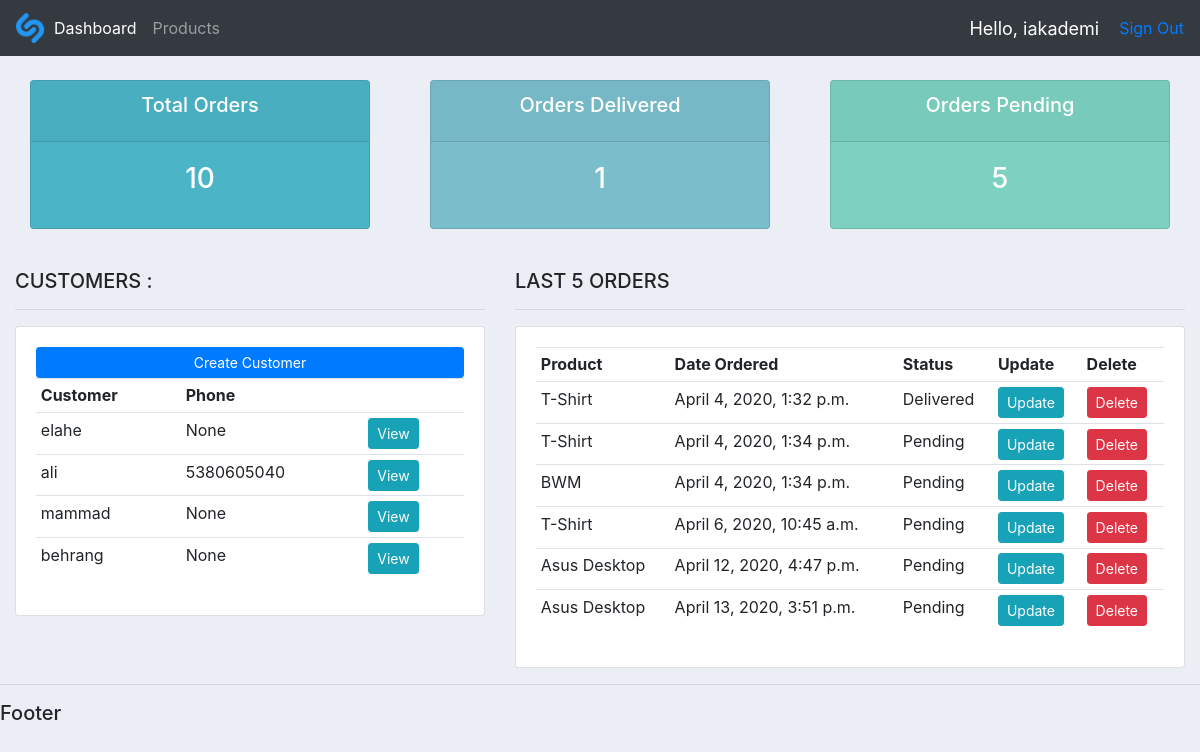
The app's page / (signed in) with its own data.
### accounts/models.py (models this page shows, shortened)
class Customer(models.Model):
    user = models.OneToOneField(User, null=True, on_delete=models.CASCADE)
    name = models.CharField(max_length=200, null=True)
    phone = models.CharField(max_length=20, null=True)
    email = models.CharField(max_length=200, null=True)
    dateCreated = models.DateTimeField(auto_now_add=True, null=True)
    profilePicture = models.ImageField(null=True, blank=True)

class Order(models.Model):
    Status = (
        ('Pending', 'Pending'),
        ('Out of Delivery', 'Out Of Delivery'),
        ('Delivered', 'Delivered')
    )
    customer = models.ForeignKey(Customer, null=True, on_delete=models.SET_NULL)
    product = models.ForeignKey(Product, null=True, on_delete=models.SET_NULL)
    dateCreated = models.DateTimeField(auto_now_add=True, null=True)
    status = models.CharField(max_length=200, null=True, choices=Status, default='Pending')
    note = models.CharField(max_length=1000, null=True)
    adet = models.IntegerField(null=True)
    totalCost= models.IntegerField(null=True)

class Product(models.Model):
    Category = (
        ('Indoor', 'Indoor'),
        ('Outdoor', 'Outdoor'),
        ('Electronic', 'Electronic')
    )
    name = models.CharField(max_length=200, null=True)
    price = models.FloatField(null=True)
    category = models.CharField(max_length=200, null=True, choices=Category)
    description = models.CharField(max_length=200, null=True)
    dateCreated = models.DateTimeField(auto_now_add=True, null=True)
    tags = models.ManyToManyField(Tag)
    def __str__(self):
        return self.name

### accounts/decorators.py (the view)
    def wrapper_function(request, *args, **kwargs):
        group = None
        if request.user.groups.exists():
            group = request.user.groups.all()[0].name
        if group == 'customer':
            return redirect('user-page')
        if group == 'admin':
            return view_func(request, *args, **kwargs)

### accounts/views.py (called while the page is built)
@login_required(login_url='signin')
@user_analyser
def home(request):
    orders = Order.objects.all()
    customers = Customer.objects.all()
    totalCustomers = customers.count()
    totalOrders = orders.count()
    delivered = orders.filter(status='Delivered').count()
    pending = orders.filter(status='Pending').count()
    totalOrdersAmount = 0
    for order in orders:
        totalOrdersAmount += order.adet
    context = {'orders': orders,
               'customers': customers,
               'totalOrders': totalOrders,
               'totalCustomers': totalCustomers,
               'delivered': delivered,
               'pending': pending,
               'totalOrdersAmount':totalOrdersAmount
               }
    return render(request, 'accounts/dashboard.html', context)

### accounts/templates/accounts/dashboard.html
{% extends 'accounts/main.html' %}
{% block content %}
{% include 'accounts/status.html'%}
<br>
<div class="row">
    <div class="col-md-5">
        <h5>CUSTOMERS : </h5>
        <hr>
        <div class="card card-body">
            <a class="btn btn-primary btn-sm btn-block" href="{% url 'create_customer' %}">Create Customer</a>
            <table class="table table-sm">
                <tr>
                    <th>Customer</th>
                    <th>Phone</th>
                    <th></th>
                </tr>
                {% for customer in customers %}
                <tr>
                    <td>{{customer.name}}</td>
                    <td>{{customer.phone}}</td>
                    <td><a href="{% url 'customer' customer.id %}" class="btn btn-sm btn-info">View</a></td>
                </tr>
                {% endfor %}
            </table>
        </div>
    </div>
    <div class="col-md-7">
        <h5>LAST 5 ORDERS</h5>
        <hr>
        <div class="card card-body">
            <table class="table table-sm">
                <tr>
                    <th>Product</th>
                    <th>Date Ordered</th>
                    <th>Status</th>
                    <th>Update</th>
                    <th>Delete</th>
                </tr>
                {% for order in orders %}
                <tr>
                    <td>{{order.product}}</td>
                    <td>{{order.dateCreated}}</td>
                    <td>{{order.status}}</td>
                    <td><a href="{% url 'update_order' order.id %}" class="btn btn-sm btn-info">Update</a></td>
                    <td><a href="{% url 'delete_order' order.id %}" class="btn btn-sm btn-danger">Delete</a></td>
                </tr>
                {%endfor%}
            </table>
        </div>
    </div>
</div>
{% endblock %}

### accounts/templates/accounts/navbar.html (shortened to what this page needs)
{% load static %}
<nav class="navbar navbar-expand-lg navbar-dark bg-dark">
    <img src="{% static 'images/Shazam.png' %}" style="width:30px;height:30px;">
    <div class="collapse navbar-collapse" id="navbarNav">
        <ul class="navbar-nav">
            {% if request.user.is_staff %}
            <li class="nav-item active">
                <a class="nav-link" href="{% url 'home' %}">Dashboard</a>
            </li>
            <li class="nav-item">
                <a class="nav-link" href="{% url 'products' %}">Products</a>
            </li>
            {%endif%}
        </ul>
    </div>
    <span id="hello-message">Hello, {{request.user}}</span>
    <span><a href="{% url 'signout' %}">Sign Out</a></span>
</nav>

### static/css/main.css (style rules this page uses)
body { background-color:#ebeff5; }

### accounts/templates/accounts/navbar.html (style rules this page uses)
#hello-message { font-size: 18px; color: white; margin-right: 20px; }

### records on screen
Customer: name "elahe", phone "None"
Customer: name "ali", phone "5380605040"
Customer: name "mammad", phone "None"
Customer: name "behrang", phone "None"
Order: product "T-Shirt", dateCreated "April 4, 2020, 1:32 p.m.", status "Delivered"
Order: product "T-Shirt", dateCreated "April 4, 2020, 1:34 p.m.", status "Pending"
Order: product "BWM", dateCreated "April 4, 2020, 1:34 p.m.", status "Pending"
Order: product "T-Shirt", dateCreated "April 6, 2020, 10:45 a.m.", status "Pending"
Order: product "Asus Desktop", dateCreated "April 12, 2020, 4:47 p.m.", status "Pending"
Order: product "Asus Desktop", dateCreated "April 13, 2020, 3:51 p.m.", status "Pending"

### other values on screen
{{ request.user }} "iakademi"
{{ totalOrdersAmount }} "10"
{{ delivered }} "1"
{{ pending }} "5"
